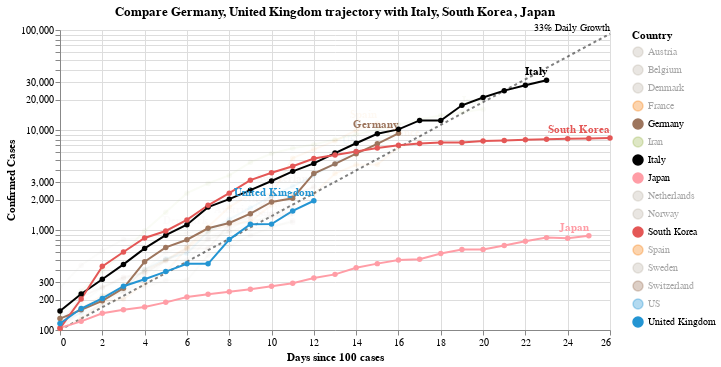

Notebook source saved alongside this figure:
### Code cell
#hide_input
make_since_chart(['Germany', 'United Kingdom'])

### Figure 1 — Vega-Lite specification as saved in the notebook (floating-point values rounded to 4 significant figures; data arrays with more than 128 entries replaced by an {"elided": "..."} marker saying what was removed)
{"config": {"view": {"continuousWidth": 400, "continuousHeight": 300}}, "layer": [{"mark": {"type": "line", "color": "black", "opacity": 0.5, "strokeDash": [3, 3]}, "encoding": {"x": {"type": "quantitative", "field": "Days since 100 cases"}, "y": {"type": "quantitative", "field": "Confirmed Cases"}}}, {"mark": {"type": "text", "align": "right", "dy": -6, "fontSize": 10, "text": "33% Daily Growth"}, "encoding": {"x": {"type": "quantitative", "field": "Days since 100 cases"}, "y": {"type": "quantitative", "field": "Confirmed Cases"}}, "transform": [{"filter": "(datum['Days since 100 cases'] >= 26)"}]}, {"data": {"name": "data-01921339fdb6f89018dd3511edc440c6"}, "mark": {"type": "line", "point": true}, "encoding": {"color": {"type": "nominal", "field": "Country", "scale": {"domain": ["Austria", "Belgium", "Denmark", "France", "Germany", "Iran", "Italy", "Japan", "Netherlands", "Norway", "South Korea", "Spain", "Sweden", "Switzerland", "US", "United Kingdom"], "range": ["#C1B7AD", "#C1B7AD", "#C1B7AD", "#F58518", "#9D755D", "#A1BA59", "black", "#FF9DA6", "#C1B7AD", "#C1B7AD", "#E45756", "#F58518", "#C1B7AD", "#9D755D", "#2495D3", "#2495D3"]}}, "opacity": {"condition": {"value": 1, "selection": "selector004"}, "value": 0.05}, "tooltip": [{"type": "nominal", "field": "Country"}, {"type": "temporal", "field": "Date"}, {"type": "quantitative", "field": "Confirmed Cases"}, {"type": "quantitative", "field": "Days since 100 cases"}], "x": {"type": "quantitative", "field": "Days since 100 cases"}, "y": {"type": "quantitative", "field": "Confirmed Cases", "scale": {"type": "log"}}}, "selection": {"selector004": {"type": "multi", "fields": ["Country"], "bind": "legend", "init": [{"Country": "Germany"}, {"Country": "United Kingdom"}, {"Country": "Italy"}, {"Country": "South Korea"}, {"Country": "Japan"}]}}, "width": 550}, {"data": {"name": "data-01921339fdb6f89018dd3511edc440c6"}, "mark": {"type": "text", "align": "right", "dy": -8, "fontWeight": "bold"}, "encoding": {"color": {"type": "nominal", "field": "Country", "scale": {"domain": ["Austria", "Belgium", "Denmark", "France", "Germany", "Iran", "Italy", "Japan", "Netherlands", "Norway", "South Korea", "Spain", "Sweden", "Switzerland", "US", "United Kingdom"], "range": ["#C1B7AD", "#C1B7AD", "#C1B7AD", "#F58518", "#9D755D", "#A1BA59", "black", "#FF9DA6", "#C1B7AD", "#C1B7AD", "#E45756", "#F58518", "#C1B7AD", "#9D755D", "#2495D3", "#2495D3"]}}, "opacity": {"condition": {"value": 1, "selection": "selector004"}, "value": 0.05}, "text": {"type": "nominal", "field": "Country"}, "tooltip": [{"type": "nominal", "field": "Country"}, {"type": "temporal", "field": "Date"}, {"type": "quantitative", "field": "Confirmed Cases"}, {"type": "quantitative", "field": "Days since 100 cases"}], "x": {"type": "quantitative", "field": "Days since 100 cases"}, "y": {"type": "quantitative", "field": "Confirmed Cases", "scale": {"type": "log"}}}, "transform": [{"filter": "(datum['Date'] >= 1584403200000)"}], "width": 550}], "data": {"name": "data-a402c84a24f396ec37c84931dbb891a6"}, "title": "Compare Germany, United Kingdom trajectory with Italy, South Korea, Japan", "$schema": "https://vega.github.io/schema/vega-lite/v4.0.0.json", "datasets": {"data-a402c84a24f396ec37c84931dbb891a6": [{"Days since 100 cases": 0, "Confirmed Cases": 100.0}, {"Days since 100 cases": 1, "Confirmed Cases": 130.0}, {"Days since 100 cases": 2, "Confirmed Cases": 169.0}, {"Days since 100 cases": 3, "Confirmed Cases": 219.7}, {"Days since 100 cases": 4, "Confirmed Cases": 285.6}, {"Days since 100 cases": 5, "Confirmed Cases": 371.3}, {"Days since 100 cases": 6, "Confirmed Cases": 482.7}, {"Days since 100 cases": 7, "Confirmed Cases": 627.5}, {"Days since 100 cases": 8, "Confirmed Cases": 815.7}, {"Days since 100 cases": 9, "Confirmed Cases": 1060.0}, {"Days since 100 cases": 10, "Confirmed Cases": 1379.0}, {"Days since 100 cases": 11, "Confirmed Cases": 1792.0}, {"Days since 100 cases": 12, "Confirmed Cases": 2330.0}, {"Days since 100 cases": 13, "Confirmed Cases": 3029.0}, {"Days since 100 cases": 14, "Confirmed Cases": 3937.0}, {"Days since 100 cases": 15, "Confirmed Cases": 5119.0}, {"Days since 100 cases": 16, "Confirmed Cases": 6654.0}, {"Days since 100 cases": 17, "Confirmed Cases": 8650.0}, {"Days since 100 cases": 18, "Confirmed Cases": 11250.0}, {"Days since 100 cases": 19, "Confirmed Cases": 14620.0}, {"Days since 100 cases": 20, "Confirmed Cases": 19000.0}, {"Days since 100 cases": 21, "Confirmed Cases": 24710.0}, {"Days since 100 cases": 22, "Confirmed Cases": 32120.0}, {"Days since 100 cases": 23, "Confirmed Cases": 41750.0}, {"Days since 100 cases": 24, "Confirmed Cases": 54280.0}, {"Days since 100 cases": 25, "Confirmed Cases": 70560.0}, {"Days since 100 cases": 26, "Confirmed Cases": 91730.0}], "data-01921339fdb6f89018dd3511edc440c6": {"elided": "256 records"}}}
